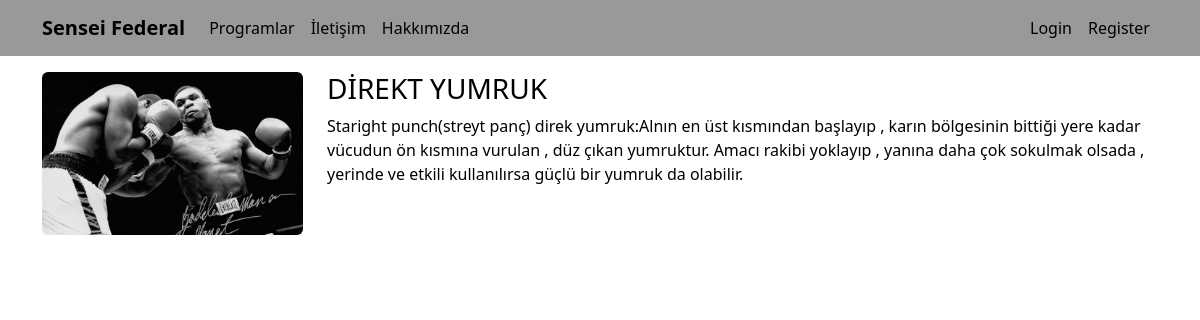
Page /programlar/direkt-yumruk on the committed database.
### programlar/models.py (models this page shows, shortened)
class Program(models.Model):
    title = models.CharField(max_length=100)
    description = models.TextField()
    imageUrl = models.CharField(max_length=50, blank=False)
    date = models.DateField()
    isActive = models.BooleanField()
    slug = models.SlugField(default="",blank=True, null=False, unique=True, db_index=True)
    category = models.ForeignKey(Category, default=1, on_delete=models.CASCADE, related_name="kurslar")

### programlar/views.py (the view)
# urls.py: path('<slug:slug>', views.details, name="program_details"),
def details(request, slug):
    program = get_object_or_404(Program, slug=slug)
    context={
        'program': program
    }
    return render(request, 'programlar/details.html',context)

### programlar/templates/programlar/details.html (shortened to what this page needs)
{% extends 'layout.html' %}
{% block content %}
<div class="container mt-3">
    <div class="row">
       <div class="col-3">
            <img class="img-fluid rounded" src="{{program.imageUrl}}" alt="{{course.title}}">
       </div>
       <div class="col-9">
            <h1 class="h3">{{program.title}}</h1>
            <p>
                {{program.description}}
            </p>
       </div>
    </div>
</div>
{% endblock content %}

### templates/layout.html (style rules this page uses)
body { background-color: white; color: black; }

### rows in the picture
Program: imageUrl (picture), title "DİREKT YUMRUK", description "Staright punch(streyt panç) direk yumruk:Alnın en üst kısmından başlayıp , karın bölgesinin bittiği yere kadar vücudun ön kısmına vurulan , düz çıkan yumruktur. Amacı rakibi yoklayıp , yanına daha çok sokulmak olsada , yerinde ve etkili kullanılırsa güçlü bir yumruk da olabilir."
